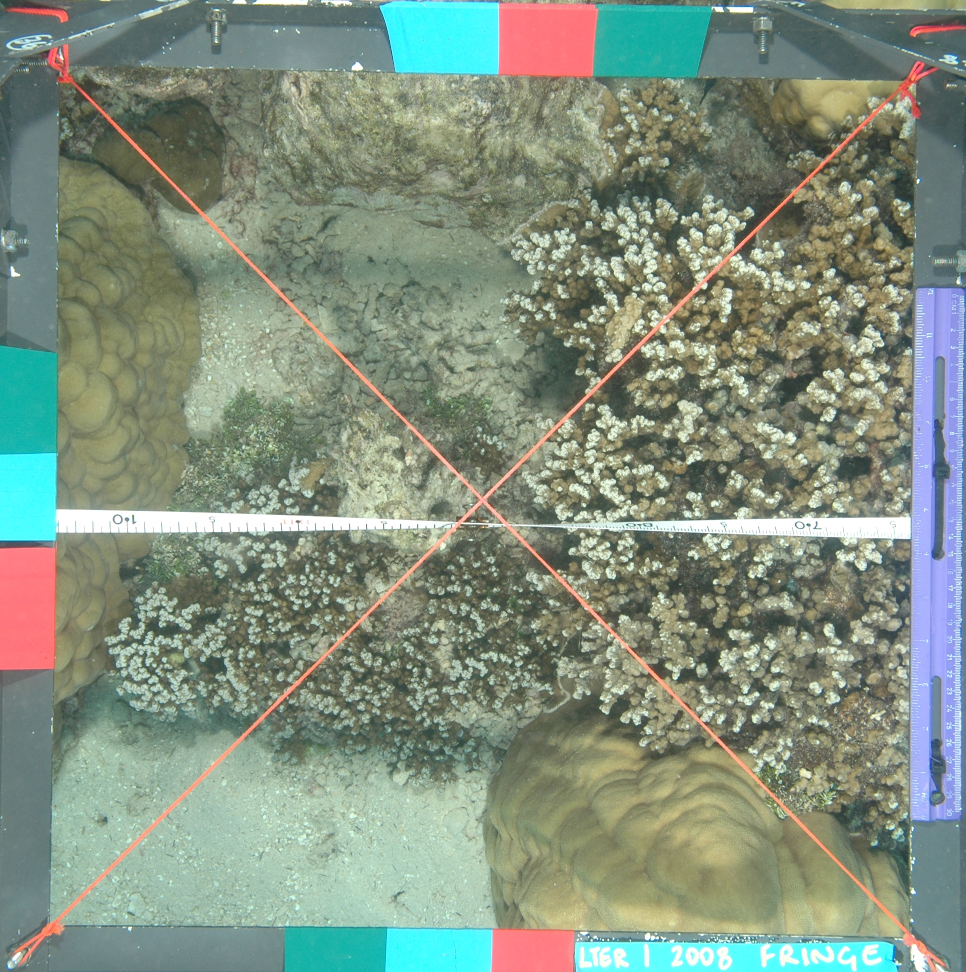
#> input picture CoralNet_Data/3420/images/mcr_lter1_fringingreef_pole1-2_qu6_20080415.jpg, 1932 x 1944 px (shown at 1/2 size)
$ python -i feature_vectors.py   (imports and definitions only)   (older library calls are emulated)
#> lines starting #> are read from the running program, lines starting #| are printed output that depends on the picture
# coralnet_toolbox/Explorer/core/feature_vectors.py
"""
Hand-made appearance features, and the helpers that turn backbone outputs into
one vector per crop.

Kept free of Qt so they can be tested and benchmarked on plain arrays. The
EmbeddingViewer calls these per crop.
"""

from math import isqrt

import cv2
import numpy as np

# ----------------------------------------------------------------------------------------------------------------------
# Colour
# ----------------------------------------------------------------------------------------------------------------------

# A coarse 8x8 Hue-Saturation histogram (64 bins) is far less sparse than a
# fine 16x16 grid, so similar-but-not-identical patches no longer collapse onto
# the same bin. The histogram is paired with full H/S/V mean+std moments below.
COLOR_HS_HUE_BINS = 8
COLOR_HS_SAT_BINS = 8
# Weight applied to the 6 H/S/V mean+std moments so that block is comparable in
# magnitude to the L2-normalized (unit-norm) histogram block. Tune upward to let
# overall brightness/saturation drive the layout more than fine hue structure.
COLOR_MOMENT_WEIGHT = 2.0
COLOR_FEATURE_DIMS = COLOR_HS_HUE_BINS * COLOR_HS_SAT_BINS + 6

# ----------------------------------------------------------------------------------------------------------------------
# Texture
# ----------------------------------------------------------------------------------------------------------------------

# Texture is measured on a crop no larger than this, so a 2,000 px atlas chart
# and a 200 px patch are compared at a similar scale.
TEXTURE_MAX_SIDE = 256
# Rotation-invariant uniform LBP at two radii: (points, radius). riu2 codes
# take P+2 values, so 10 + 10 bins. P=16 at R=2 scored the same on Coralscapes
# and Shoe and costs half again as much.
TEXTURE_LBP_SCALES = ((8, 1), (8, 3))
# Weight of each LBP histogram block (unit norm before weighting), the same
# energy as the colour histogram block.
TEXTURE_LBP_WEIGHT = 1.0
# Weight of the 3 gradient statistics (mean, std, edge density, each ~[0, 1]).
TEXTURE_GRADIENT_WEIGHT = 2.0
# Normalised Sobel magnitude above which a pixel counts as an edge: 0.1 is a
# grey step of about a tenth of the range across one pixel.
TEXTURE_EDGE_THRESHOLD = 0.1
TEXTURE_FEATURE_DIMS = sum(p + 2 for p, _r in TEXTURE_LBP_SCALES) + 3
COLOR_TEXTURE_FEATURE_DIMS = COLOR_FEATURE_DIMS + TEXTURE_FEATURE_DIMS


def _mask_pixels(mask, shape):
    """Boolean pixel mask, or all-True when there is no (or an empty) mask."""
    if mask is None:
        return np.ones(shape[:2], dtype=bool)
    keep = np.asarray(mask) > 0
    if not keep.any():
        return np.ones(shape[:2], dtype=bool)
    return keep


def color_features(img_rgb, mask=None):
    """70-d colour vector: 8x8 Hue-Saturation histogram + 6 H/S/V moments.

    The histogram is Hellinger-transformed and L2-normalised; the moments
    (each in [0, 1]) are scaled by COLOR_MOMENT_WEIGHT. `mask` (uint8, >0 is
    inside) restricts both to the annotation's own pixels.
    """
    hsv = cv2.cvtColor(img_rgb, cv2.COLOR_RGB2HSV)
#> hsv: shape (1944, 1932, 3); mean H, S, V 56.5, 57.3, 151.1
    cv_mask = None if mask is None else np.asarray(mask, dtype=np.uint8)

    # 2D Hue-Saturation histogram (8x8 = 64 bins). Hue 0-180, Saturation 0-256.
    hist = cv2.calcHist(
        [hsv], [0, 1], cv_mask,
        [COLOR_HS_HUE_BINS, COLOR_HS_SAT_BINS],
        [0, 180, 0, 256]
    )
    hist = hist.flatten().astype(np.float32)
#> hist = 64 values, max 994987 at index 9, min 0 at index 14, mean 58684.5
    hist /= (hist.sum() + 1e-7)
#> hist = 64 values, max 0.265 at index 9, min 0 at index 14, mean 0.0156

    # Hellinger (square-root) transform: de-spikes the dominant bin so
    # sub-dominant colors carry weight. After the sqrt the vector is
    # L2-normalized, which makes the histogram block contribute a fixed amount
    # of "energy" regardless of how peaky it is.
    hist = np.sqrt(hist)
#> hist = 64 values, max 0.515 at index 9, min 0 at index 14, mean 0.0685
    hist /= (np.linalg.norm(hist) + 1e-7)

    # Full H/S/V mean+std moments: continuous statistics give the layout
    # something to spread on even when patches share a dominant bin.
    masked_pixels = np.asarray(mask) > 0 if mask is not None else np.ones(hsv.shape[:2], dtype=bool)

    h_channel = hsv[..., 0].astype(np.float32) / 180.0
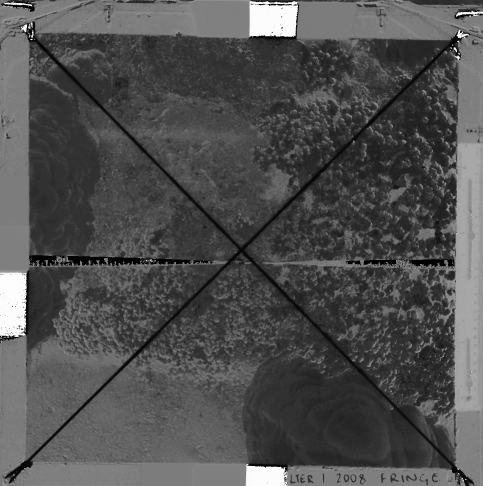
#> h_channel: shape (1944, 1932) float32 (shown at 1/4 size); min 0, max 0.994, mean 0.314
    s_channel = hsv[..., 1].astype(np.float32) / 255.0
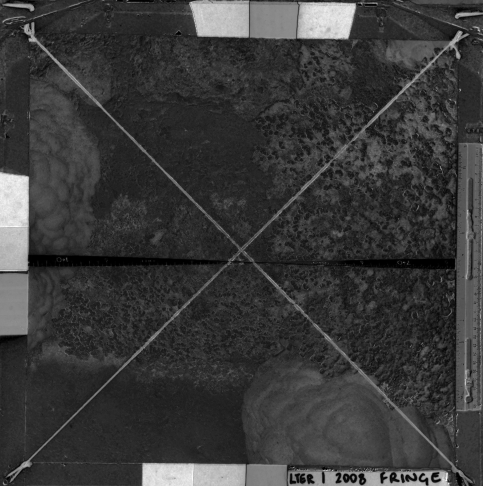
#> s_channel: shape (1944, 1932) float32 (shown at 1/4 size); min 0, max 1, mean 0.225
    v_channel = hsv[..., 2].astype(np.float32) / 255.0
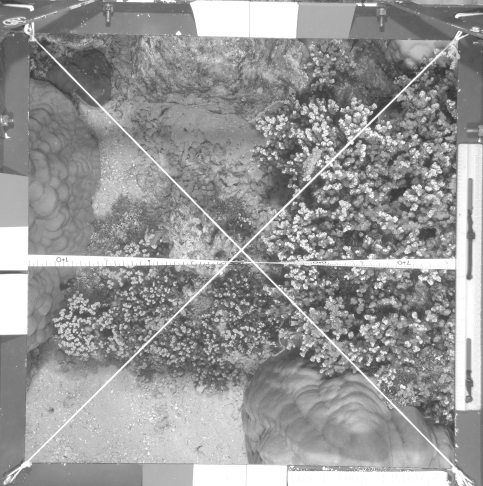
#> v_channel: shape (1944, 1932) float32 (shown at 1/4 size); min 0.18, max 1, mean 0.592

    moments = np.array([
        np.mean(h_channel[masked_pixels]), np.std(h_channel[masked_pixels]),
        np.mean(s_channel[masked_pixels]), np.std(s_channel[masked_pixels]),
        np.mean(v_channel[masked_pixels]), np.std(v_channel[masked_pixels]),
    ], dtype=np.float32)
#> moments = [0.314, 0.164, 0.225, 0.149, 0.592, 0.19]
    moments *= COLOR_MOMENT_WEIGHT
#> moments = [0.627, 0.328, 0.449, 0.297, 1.18, 0.38]

    return np.concatenate([hist, moments]).astype(np.float32)


def _limit_size(img, mask, max_side):
    """Downscale img (area) and mask (nearest) so the longer side is <= max_side."""
#> called with max_side = 256
    h, w = img.shape[:2]
#> h = 1944; w = 1932
    scale = max_side / float(max(h, w))
#> scale = 0.132
    if scale >= 1.0:
        return img, mask
    size = (max(1, round(w * scale)), max(1, round(h * scale)))
#> size = (254, 256)
    img = cv2.resize(img, size, interpolation=cv2.INTER_AREA)
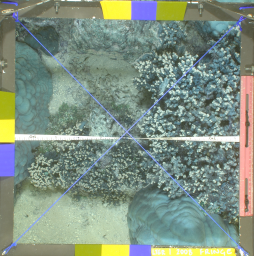
#> img: shape (256, 254, 3); mean of channels 0, 1, 2 130.5, 145, 128.3; drawn as B, G, R
    if mask is not None:
        mask = cv2.resize(np.asarray(mask, dtype=np.uint8), size, interpolation=cv2.INTER_NEAREST)
    return img, mask


def texture_features(img_rgb, mask=None):
    """Rotation-invariant texture vector (23-d).

    Two LBP riu2 histograms (P=8 at R=1 and R=3; Hellinger + L2, weighted)
    and three gradient statistics: mean and std of the Sobel magnitude, and the
    fraction of pixels above an edge threshold. All are invariant to rotation,
    which matters on a texture atlas where charts sit at arbitrary angles.
    """
    from skimage.feature import local_binary_pattern

    img, mask = _limit_size(img_rgb, mask, TEXTURE_MAX_SIDE)
    grey = cv2.cvtColor(img, cv2.COLOR_RGB2GRAY)
    keep = _mask_pixels(mask, grey.shape)
#> keep: shape (256, 254) bool; every value is 1
    if mask is not None and keep.sum() < keep.size:
        # Neighbourhoods that cross the outline would read the background as
        # texture; fill it with the inside's mean grey so the edge stays flat.
        grey = grey.copy()
        grey[~keep] = round(float(grey[keep].mean()))

    blocks = []
    for points, radius in TEXTURE_LBP_SCALES:
        codes = local_binary_pattern(grey, points, radius, method='uniform')
        hist = np.bincount(codes[keep].astype(np.int64), minlength=points + 2)[:points + 2]
        hist = hist.astype(np.float32)
        hist /= (hist.sum() + 1e-7)
        hist = np.sqrt(hist)
        hist /= (np.linalg.norm(hist) + 1e-7)
        blocks.append(hist * TEXTURE_LBP_WEIGHT)
#> this loop made 2 passes
#> hist on pass 1: [4788, 5117, 4165, 7182, 8771, 7855, 5286, 5891, 6304, 9665]
#> pass 1, in texture_features, `codes = local_binary_pattern(grey, points, radius, method='uniform')`:
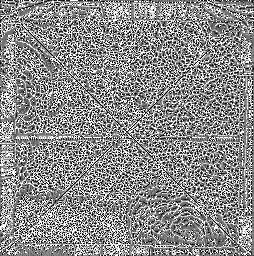
#> codes: shape (256, 254) float64; min 0, max 9, mean 4.92; drawn with min black and max white
#> pass 2, in texture_features, `codes = local_binary_pattern(grey, points, radius, method='uniform')`:
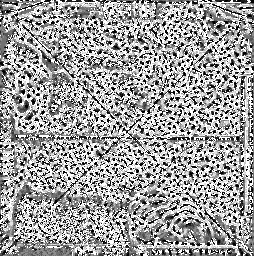
#> codes: shape (256, 254) float64; min 0, max 9, mean 5.6; drawn with min black and max white
#> after the loop, blocks = [[0.271, 0.281, 0.253, 0.332, 0.367, 0.348, 0.285, 0.301, 0.311, 0.386], [0.294, 0.312, 0.227, 0.246, 0.276, 0.263, 0.239, 0.314, 0.302, 0.559]]

    g = grey.astype(np.float32) / 255.0
    gx = cv2.Sobel(g, cv2.CV_32F, 1, 0, ksize=3)
    gy = cv2.Sobel(g, cv2.CV_32F, 0, 1, ksize=3)
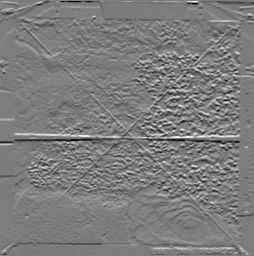
#> gy: shape (256, 254) float32; min -2.41, max 2.5, mean 0.00273; drawn with min black and max white
    # A 3x3 Sobel on [0, 1] input peaks at 4; divide so the stats sit in ~[0, 1].
    mag = np.sqrt(gx * gx + gy * gy)[keep] / 4.0
    gradient = np.array([
        mag.mean(), mag.std(), float((mag > TEXTURE_EDGE_THRESHOLD).mean()),
    ], dtype=np.float32)
#> gradient = [0.0984, 0.0935, 0.367]
    blocks.append(np.clip(gradient, 0.0, 1.0) * TEXTURE_GRADIENT_WEIGHT)
    return np.concatenate(blocks).astype(np.float32)


def color_texture_features(img_rgb, mask=None):
    """Colour (70-d, identical to color_features) followed by texture (23-d)."""
    return np.concatenate([color_features(img_rgb, mask), texture_features(img_rgb, mask)])


# ----------------------------------------------------------------------------------------------------------------------
# Crops
# ----------------------------------------------------------------------------------------------------------------------


# [33 lines left out: functions fill_background, rotations, mean_of_groups, not called in this run]


# ----------------------------------------------------------------------------------------------------------------------
# Backbone outputs
# ----------------------------------------------------------------------------------------------------------------------

# HF model types whose token sequence starts with a [CLS] token; registers, when
# the config has them, follow it.
_CLS_MODEL_TYPES = {
    'vit', 'deit', 'beit', 'data2vec-vision', 'dinov2', 'dinov2_with_registers',
    'dinov3_vit', 'vit_mae', 'vit_msn', 'ijepa',
}


# [43 lines left out: functions prefix_token_count, pool_backbone_output, not called in this run]

>>> import cv2
>>> picture = cv2.cvtColor(cv2.imread('../../../CoralNet_Data/3420/images/mcr_lter1_fringingreef_pole1-2_qu6_20080415.jpg'), cv2.COLOR_BGR2RGB)
>>> result = color_texture_features(picture)
#> result = 93 values, max 1.18 at index 68, min 0 at index 14, mean 0.161

$ run again, on CoralNet_Data/3420/images/mcr_lter1_fringingreef_pole1-2_qu8_20080415.jpg
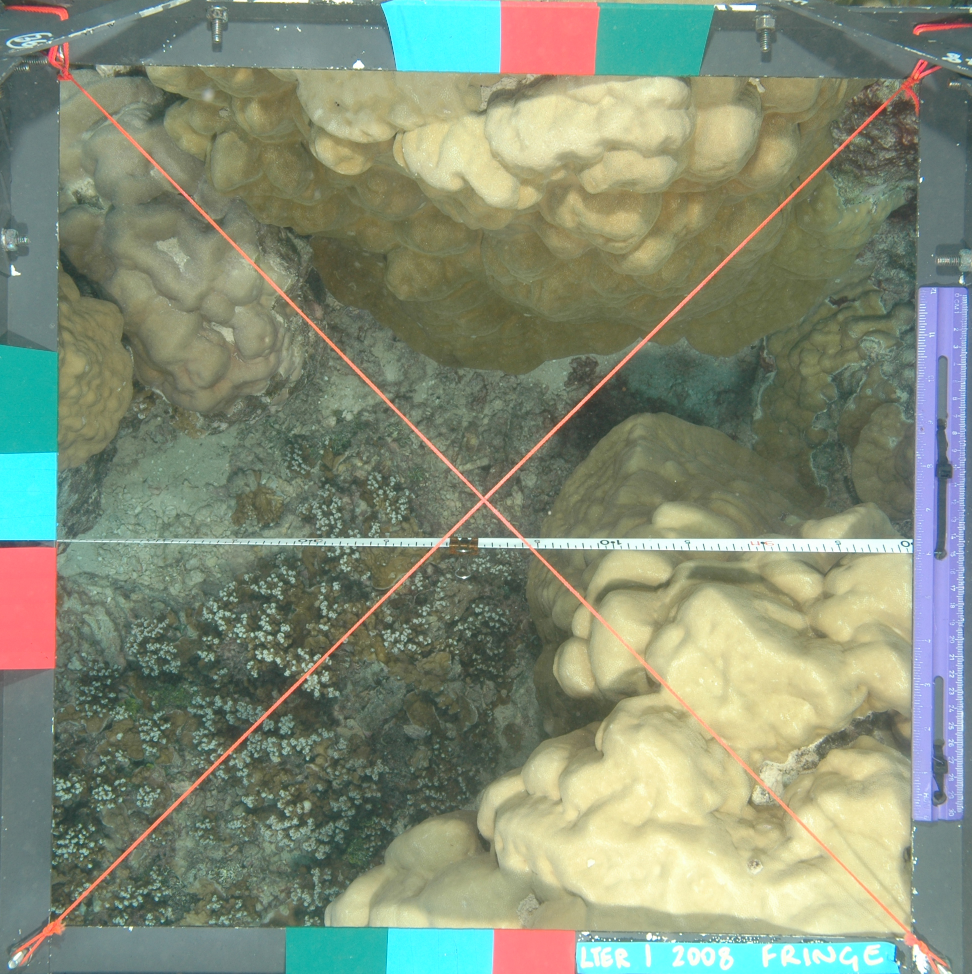
#> input picture CoralNet_Data/3420/images/mcr_lter1_fringingreef_pole1-2_qu8_20080415.jpg, 1944 x 1948 px (shown at 1/2 size)
#> hsv: shape (1948, 1944, 3); mean H, S, V 52.2, 64.7, 147.9
#> in color_features, `hist = hist.flatten().astype(np.float32)`: hist = 64 values, max 977329 at index 10, min 0 at index 13, mean 59170.5
#> in color_features, `hist /= (hist.sum() + 1e-7)`: hist = 64 values, max 0.258 at index 10, min 0 at index 13, mean 0.0156
#> in color_features, `hist = np.sqrt(hist)`: hist = 64 values, max 0.508 at index 10, min 0 at index 13, mean 0.0665
#> in color_features, `moments = np.array([ np.mean(h_channel[masked_pixels]), np.std(h_chann..`: moments = [0.29, 0.165, 0.254, 0.135, 0.58, 0.206]
#> in color_features, `moments *= COLOR_MOMENT_WEIGHT`: moments = [0.58, 0.331, 0.507, 0.27, 1.16, 0.412]
#> h = 1948; w = 1944
#> scale = 0.131
#> size = (255, 256)
#> keep: shape (256, 255) bool; every value is 1
#> the loop in texture_features, `for points, radius in TEXTURE_LBP_SCALES:` made 2 passes
#> pass 1, in texture_features, `codes = local_binary_pattern(grey, points, radius, method='uniform')`:
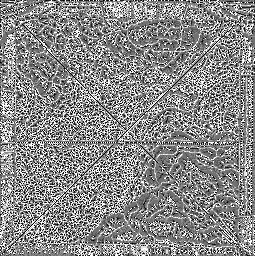
#> codes: shape (256, 255) float64; min 0, max 9, mean 4.87; drawn with min black and max white
#> after the loop in texture_features, `for points, radius in TEXTURE_LBP_SCALES:`: blocks = [[0.246, 0.259, 0.243, 0.347, 0.421, 0.368, 0.281, 0.284, 0.298, 0.363], [0.273, 0.296, 0.242, 0.291, 0.327, 0.287, 0.244, 0.31, 0.28, 0.52]]
#> in texture_features, `gy = cv2.Sobel(g, cv2.CV_32F, 0, 1, ksize=3)`:
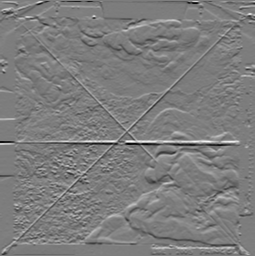
#> gy: shape (256, 255) float32; min -2.12, max 2.2, mean 0.00274; drawn with min black and max white
#> gradient = [0.0666, 0.0657, 0.211]
#> result = 93 values, max 1.16 at index 68, min 0 at index 13, mean 0.155

$ run again, on CoralNet_Data/3420/images/mcr_lter1_fringingreef_pole2-3_qu3_20080415.jpg
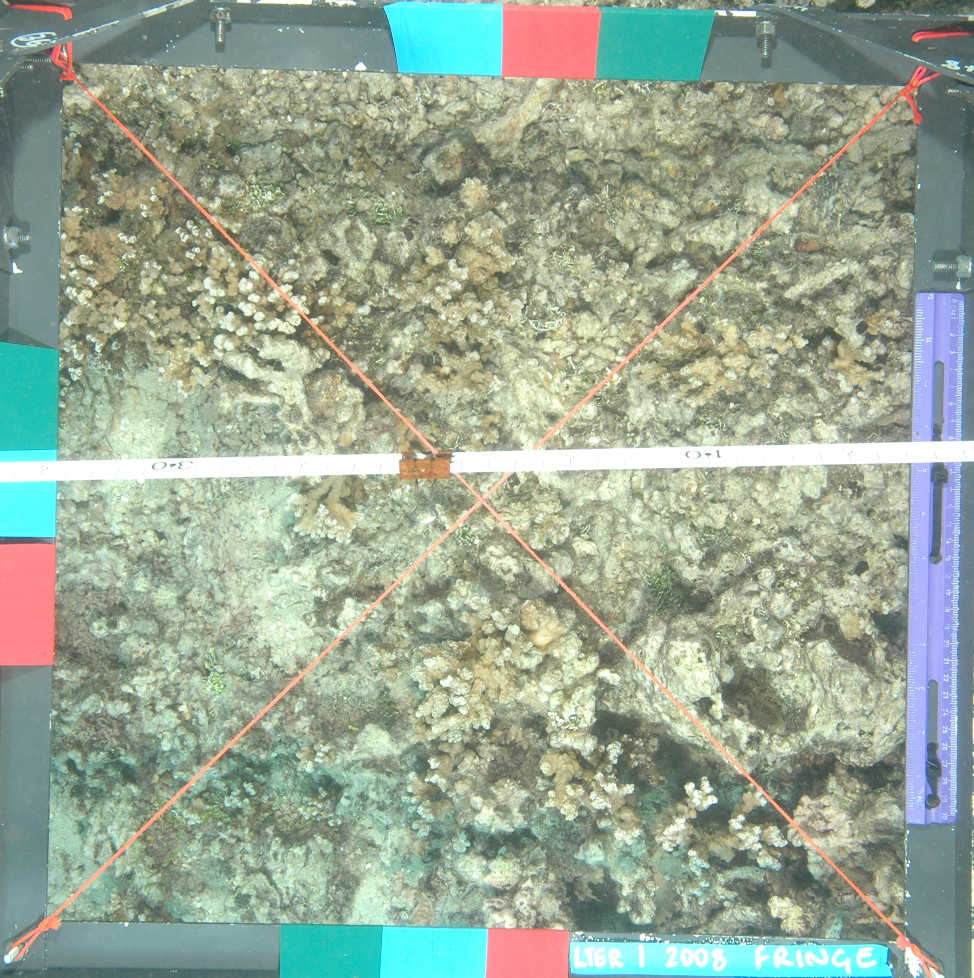
#> input picture CoralNet_Data/3420/images/mcr_lter1_fringingreef_pole2-3_qu3_20080415.jpg, 1948 x 1956 px (shown at 1/2 size)
#> hsv: shape (1956, 1948, 3); mean H, S, V 54.7, 51.9, 173.4
#> in color_features, `hist = hist.flatten().astype(np.float32)`: hist = 64 values, max 1387499 at index 9, min 0 at index 7, mean 59535.8
#> in color_features, `hist /= (hist.sum() + 1e-7)`: hist = 64 values, max 0.364 at index 9, min 0 at index 7, mean 0.0156
#> in color_features, `hist = np.sqrt(hist)`: hist = 64 values, max 0.603 at index 9, min 0 at index 7, mean 0.0664
#> in color_features, `moments = np.array([ np.mean(h_channel[masked_pixels]), np.std(h_chann..`: moments = [0.304, 0.165, 0.204, 0.138, 0.68, 0.176]
#> in color_features, `moments *= COLOR_MOMENT_WEIGHT`: moments = [0.608, 0.33, 0.407, 0.275, 1.36, 0.351]
#> h = 1956; w = 1948
#> scale = 0.131
#> size = (255, 256)
#> keep: shape (256, 255) bool; every value is 1
#> the loop in texture_features, `for points, radius in TEXTURE_LBP_SCALES:` made 2 passes
#> hist on pass 1: [4801, 5209, 4349, 7146, 8527, 8231, 5341, 5714, 6273, 9689]
#> pass 1, in texture_features, `codes = local_binary_pattern(grey, points, radius, method='uniform')`:
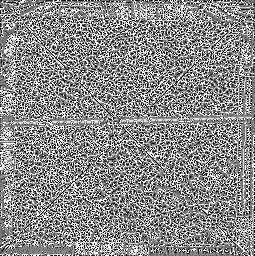
#> codes: shape (256, 255) float64; min 0, max 9, mean 4.9; drawn with min black and max white
#> after the loop in texture_features, `for points, radius in TEXTURE_LBP_SCALES:`: blocks = [[0.271, 0.282, 0.258, 0.331, 0.361, 0.355, 0.286, 0.296, 0.31, 0.385], [0.296, 0.31, 0.228, 0.249, 0.272, 0.265, 0.235, 0.314, 0.298, 0.562]]
#> in texture_features, `gy = cv2.Sobel(g, cv2.CV_32F, 0, 1, ksize=3)`:
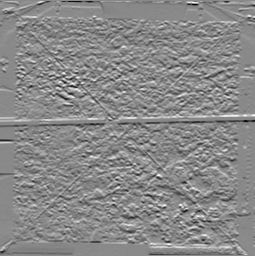
#> gy: shape (256, 255) float32; min -2.28, max 1.96, mean 0.00144; drawn with min black and max white
#> gradient = [0.106, 0.0806, 0.456]
#> result = 93 values, max 1.36 at index 68, min 0 at index 7, mean 0.162
